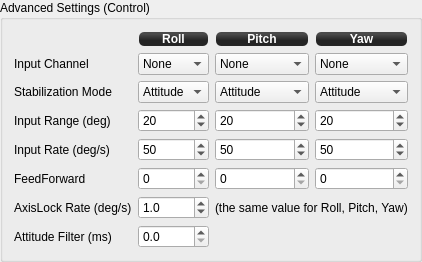
            <widget class="QGroupBox" name="groupBox">
             <property name="sizePolicy">
              <sizepolicy hsizetype="Preferred" vsizetype="Preferred">
               <horstretch>0</horstretch>
               <verstretch>0</verstretch>
              </sizepolicy>
             </property>
             <property name="minimumSize">
              <size>
               <width>0</width>
               <height>250</height>
              </size>
             </property>
             <property name="maximumSize">
              <size>
               <width>16777215</width>
               <height>16777215</height>
              </size>
             </property>
             <property name="title">
              <string>Advanced Settings (Control)</string>
             </property>
             <layout class="QGridLayout" name="gridLayout_8">
              <property name="verticalSpacing">
               <number>6</number>
              </property>
              <item row="0" column="3">
               <widget class="QLabel" name="label_32">
                <property name="minimumSize">
                 <size>
                  <width>0</width>
                  <height>16</height>
                 </size>
                </property>
                <property name="maximumSize">
                 <size>
                  <width>16777215</width>
                  <height>16</height>
                 </size>
                </property>
                <property name="styleSheet">
                 <string notr="true">background-color: qlineargradient(spread:reflect, x1:0.507, y1:0, x2:0.507, y2:0.772, stop:0.208955 rgba(74, 74, 74, 255), stop:0.78607 rgba(36, 36, 36, 255));
color: rgb(255, 255, 255);
border-radius: 5;
font: bold 12px;
margin:1px;</string>
                </property>
                <property name="text">
                 <string>Yaw</string>
                </property>
                <property name="alignment">
                 <set>Qt::AlignCenter</set>
                </property>
               </widget>
              </item>
              <item row="0" column="1">
               <widget class="QLabel" name="label_34">
                <property name="minimumSize">
                 <size>
                  <width>0</width>
                  <height>16</height>
                 </size>
                </property>
                <property name="maximumSize">
                 <size>
                  <width>16777215</width>
                  <height>16</height>
                 </size>
                </property>
                <property name="styleSheet">
                 <string notr="true">background-color: qlineargradient(spread:reflect, x1:0.507, y1:0, x2:0.507, y2:0.772, stop:0.208955 rgba(74, 74, 74, 255), stop:0.78607 rgba(36, 36, 36, 255));
color: rgb(255, 255, 255);
border-radius: 5;
font: bold 12px;
margin:1px;</string>
                </property>
                <property name="text">
                 <string>Roll</string>
                </property>
                <property name="alignment">
                 <set>Qt::AlignCenter</set>
                </property>
               </widget>
              </item>
              <item row="2" column="3">
               <widget class="QComboBox" name="yawStabilizationMode">
                <property name="focusPolicy">
                 <enum>Qt::StrongFocus</enum>
                </property>
                <property name="toolTip">
                 <string>Axis stabilization mode

Attitude: camera tracks level for the axis. Input controls the deflection.
AxisLock: camera remembers tracking attitude. Input controls the rate of deflection.</string>
                </property>
                <property name="objrelation" stdset="0">
                 <stringlist>
                  <string>objname:CameraStabSettings</string>
                  <string>fieldname:StabilizationMode</string>
                  <string>element:Yaw</string>
                  <string>buttongroup:1</string>
                 </stringlist>
                </property>
                <item>
                 <property name="text">
                  <string>Attitude</string>
                 </property>
                </item>
               </widget>
              </item>
              <item row="1" column="3">
               <widget class="QComboBox" name="yawInputChannel">
                <property name="focusPolicy">
                 <enum>Qt::StrongFocus</enum>
                </property>
                <property name="toolTip">
                 <string>Input channel to control camera yaw

Don't forget to map this channel using Input configuration tab.</string>
                </property>
                <property name="objrelation" stdset="0">
                 <stringlist>
                  <string>objname:CameraStabSettings</string>
                  <string>fieldname:Input</string>
                  <string>element:Yaw</string>
                  <string>buttongroup:1</string>
                 </stringlist>
                </property>
                <item>
                 <property name="text">
                  <string>None</string>
                 </property>
                </item>
               </widget>
              </item>
              <item row="1" column="0">
               <widget class="QLabel" name="label_35">
                <property name="toolTip">
                 <string>Which accessory channel to use as a camera input</string>
                </property>
                <property name="text">
                 <string>Input Channel</string>
                </property>
               </widget>
              </item>
              <item row="0" column="2">
               <widget class="QLabel" name="label_33">
                <property name="minimumSize">
                 <size>
                  <width>0</width>
                  <height>16</height>
                 </size>
                </property>
                <property name="maximumSize">
                 <size>
                  <width>16777215</width>
                  <height>16</height>
                 </size>
                </property>
                <property name="styleSheet">
                 <string notr="true">background-color: qlineargradient(spread:reflect, x1:0.507, y1:0, x2:0.507, y2:0.772, stop:0.208955 rgba(74, 74, 74, 255), stop:0.78607 rgba(36, 36, 36, 255));
color: rgb(255, 255, 255);
border-radius: 5;
font: bold 12px;
margin:1px;</string>
                </property>
                <property name="text">
                 <string>Pitch</string>
                </property>
                <property name="alignment">
                 <set>Qt::AlignCenter</set>
                </property>
               </widget>
              </item>
              <item row="1" column="1">
               <widget class="QComboBox" name="rollInputChannel">
                <property name="focusPolicy">
                 <enum>Qt::StrongFocus</enum>
                </property>
                <property name="toolTip">
                 <string>Input channel to control camera roll

Don't forget to map this channel using Input configuration tab.</string>
                </property>
                <property name="objrelation" stdset="0">
                 <stringlist>
                  <string>objname:CameraStabSettings</string>
                  <string>fieldname:Input</string>
                  <string>element:Roll</string>
                  <string>buttongroup:1</string>
                 </stringlist>
                </property>
                <item>
                 <property name="text">
                  <string>None</string>
                 </property>
                </item>
               </widget>
              </item>
              <item row="1" column="2">
               <widget class="QComboBox" name="pitchInputChannel">
                <property name="focusPolicy">
                 <enum>Qt::StrongFocus</enum>
                </property>
                <property name="toolTip">
                 <string>Input channel to control camera pitch

Don't forget to map this channel using Input configuration tab.</string>
                </property>
                <property name="objrelation" stdset="0">
                 <stringlist>
                  <string>objname:CameraStabSettings</string>
                  <string>fieldname:Input</string>
                  <string>element:Pitch</string>
                  <string>buttongroup:1</string>
                 </stringlist>
                </property>
                <item>
                 <property name="text">
                  <string>None</string>
                 </property>
                </item>
               </widget>
              </item>
              <item row="3" column="3">
               <widget class="QSpinBox" name="yawInputRange">
                <property name="focusPolicy">
                 <enum>Qt::StrongFocus</enum>
                </property>
                <property name="toolTip">
                 <string>Maximum camera yaw deflection for 100% input in Attitude mode, deg.</string>
                </property>
                <property name="maximum">
                 <number>180</number>
                </property>
                <property name="value">
                 <number>20</number>
                </property>
                <property name="objrelation" stdset="0">
                 <stringlist>
                  <string>objname:CameraStabSettings</string>
                  <string>fieldname:InputRange</string>
                  <string>element:Yaw</string>
                  <string>haslimits:no</string>
                  <string>scale:1</string>
                  <string>buttongroup:1</string>
                 </stringlist>
                </property>
               </widget>
              </item>
              <item row="4" column="3">
               <widget class="QSpinBox" name="yawInputRate">
                <property name="focusPolicy">
                 <enum>Qt::StrongFocus</enum>
                </property>
                <property name="toolTip">
                 <string>Maximum camera yaw rate for 100% input in AxisLock mode, deg/s.</string>
                </property>
                <property name="maximum">
                 <number>180</number>
                </property>
                <property name="value">
                 <number>50</number>
                </property>
                <property name="objrelation" stdset="0">
                 <stringlist>
                  <string>objname:CameraStabSettings</string>
                  <string>fieldname:InputRate</string>
                  <string>element:Yaw</string>
                  <string>haslimits:no</string>
                  <string>scale:1</string>
                  <string>buttongroup:1</string>
                 </stringlist>
                </property>
               </widget>
              </item>
              <item row="5" column="3">
               <widget class="QSpinBox" name="yawResponseTime">
                <property name="focusPolicy">
                 <enum>Qt::StrongFocus</enum>
                </property>
                <property name="toolTip">
                 <string>Input low-pass filter response time for yaw axis, ms.

This option smoothes the stick input. Zero value disables LPF.</string>
                </property>
                <property name="maximum">
                 <number>1000</number>
                </property>
                <property name="value">
                 <number>0</number>
                </property>
                <property name="objrelation" stdset="0">
                 <stringlist>
                  <string>objname:CameraStabSettings</string>
                  <string>fieldname:FeedForward</string>
                  <string>element:Yaw</string>
                  <string>haslimits:no</string>
                  <string>scale:1</string>
                  <string>buttongroup:1</string>
                 </stringlist>
                </property>
               </widget>
              </item>
              <item row="2" column="2">
               <widget class="QComboBox" name="pitchStabilizationMode">
                <property name="focusPolicy">
                 <enum>Qt::StrongFocus</enum>
                </property>
                <property name="toolTip">
                 <string>Axis stabilization mode

Attitude: camera tracks level for the axis. Input controls the deflection.
AxisLock: camera remembers tracking attitude. Input controls the rate of deflection.</string>
                </property>
                <property name="objrelation" stdset="0">
                 <stringlist>
                  <string>objname:CameraStabSettings</string>
                  <string>fieldname:StabilizationMode</string>
                  <string>element:Pitch</string>
                  <string>buttongroup:1</string>
                 </stringlist>
                </property>
                <item>
                 <property name="text">
                  <string>Attitude</string>
                 </property>
                </item>
               </widget>
              </item>
              <item row="3" column="2">
               <widget class="QSpinBox" name="pitchInputRange">
                <property name="focusPolicy">
                 <enum>Qt::StrongFocus</enum>
                </property>
                <property name="toolTip">
                 <string>Maximum camera pitch deflection for 100% input in Attitude mode, deg.</string>
                </property>
                <property name="maximum">
                 <number>180</number>
                </property>
                <property name="value">
                 <number>20</number>
                </property>
                <property name="objrelation" stdset="0">
                 <stringlist>
                  <string>objname:CameraStabSettings</string>
                  <string>fieldname:InputRange</string>
                  <string>element:Pitch</string>
                  <string>haslimits:no</string>
                  <string>scale:1</string>
                  <string>buttongroup:1</string>
                 </stringlist>
                </property>
               </widget>
              </item>
              <item row="4" column="2">
               <widget class="QSpinBox" name="pitchInputRate">
                <property name="focusPolicy">
                 <enum>Qt::StrongFocus</enum>
                </property>
                <property name="toolTip">
                 <string>Maximum camera pitch rate for 100% input in AxisLock mode, deg/s.</string>
                </property>
                <property name="maximum">
                 <number>180</number>
                </property>
                <property name="value">
                 <number>50</number>
                </property>
                <property name="objrelation" stdset="0">
                 <stringlist>
                  <string>objname:CameraStabSettings</string>
                  <string>fieldname:InputRate</string>
                  <string>element:Pitch</string>
                  <string>haslimits:no</string>
                  <string>scale:1</string>
                  <string>buttongroup:1</string>
                 </stringlist>
                </property>
               </widget>
              </item>
              <item row="5" column="2">
               <widget class="QSpinBox" name="pitchResponseTime">
                <property name="focusPolicy">
                 <enum>Qt::StrongFocus</enum>
                </property>
                <property name="toolTip">
                 <string>Input low-pass filter response time for pitch axis, ms.

This option smoothes the stick input. Zero value disables LPF.</string>
                </property>
                <property name="maximum">
                 <number>1000</number>
                </property>
                <property name="value">
                 <number>0</number>
                </property>
                <property name="objrelation" stdset="0">
                 <stringlist>
                  <string>objname:CameraStabSettings</string>
                  <string>fieldname:FeedForward</string>
                  <string>element:Pitch</string>
                  <string>haslimits:no</string>
                  <string>scale:1</string>
                  <string>buttongroup:1</string>
                 </stringlist>
                </property>
               </widget>
              </item>
              <item row="2" column="1">
               <widget class="QComboBox" name="rollStabilizationMode">
                <property name="focusPolicy">
                 <enum>Qt::StrongFocus</enum>
                </property>
                <property name="toolTip">
                 <string>Axis stabilization mode

Attitude: camera tracks level for the axis. Input controls the deflection.
AxisLock: camera remembers tracking attitude. Input controls the rate of deflection.</string>
                </property>
                <property name="objrelation" stdset="0">
                 <stringlist>
                  <string>objname:CameraStabSettings</string>
                  <string>fieldname:StabilizationMode</string>
                  <string>element:Roll</string>
                  <string>buttongroup:1</string>
                 </stringlist>
                </property>
                <item>
                 <property name="text">
                  <string>Attitude</string>
                 </property>
                </item>
               </widget>
              </item>
              <item row="3" column="1">
               <widget class="QSpinBox" name="rollInputRange">
                <property name="focusPolicy">
                 <enum>Qt::StrongFocus</enum>
                </property>
                <property name="toolTip">
                 <string>Maximum camera roll deflection for 100% input in Attitude mode, deg.</string>
                </property>
                <property name="maximum">
                 <number>180</number>
                </property>
                <property name="value">
                 <number>20</number>
                </property>
                <property name="objrelation" stdset="0">
                 <stringlist>
                  <string>objname:CameraStabSettings</string>
                  <string>fieldname:InputRange</string>
                  <string>element:Roll</string>
                  <string>haslimits:no</string>
                  <string>scale:1</string>
                  <string>buttongroup:1</string>
                 </stringlist>
                </property>
               </widget>
              </item>
              <item row="6" column="0">
               <widget class="QLabel" name="label_36">
                <property name="toolTip">
                 <string>A stick input greater than this will cause the camera to track at that rate.  Less than this will cause it to try and track a setpoint.</string>
                </property>
                <property name="text">
                 <string>AxisLock Rate (deg/s)</string>
                </property>
               </widget>
              </item>
              <item row="4" column="1">
               <widget class="QSpinBox" name="rollInputRate">
                <property name="focusPolicy">
                 <enum>Qt::StrongFocus</enum>
                </property>
                <property name="toolTip">
                 <string>Maximum camera roll rate for 100% input in AxisLock mode, deg/s.</string>
                </property>
                <property name="maximum">
                 <number>180</number>
                </property>
                <property name="value">
                 <number>50</number>
                </property>
                <property name="objrelation" stdset="0">
                 <stringlist>
                  <string>objname:CameraStabSettings</string>
                  <string>fieldname:InputRate</string>
                  <string>element:Roll</string>
                  <string>haslimits:no</string>
                  <string>scale:1</string>
                  <string>buttongroup:1</string>
                 </stringlist>
                </property>
               </widget>
              </item>
              <item row="5" column="0">
               <widget class="QLabel" name="label_37">
                <property name="toolTip">
                 <string>This setting causes small changes to over-drive the servo to make it respond more quickly.  If set too high you will see overcompensation for small changes.</string>
                </property>
                <property name="text">
                 <string>FeedForward</string>
                </property>
               </widget>
              </item>
              <item row="5" column="1">
               <widget class="QSpinBox" name="rollFeedforward">
                <property name="focusPolicy">
                 <enum>Qt::StrongFocus</enum>
                </property>
                <property name="toolTip">
                 <string>Input low-pass filter response time for roll axis, ms.

This option smoothes the stick input. Zero value disables LPF.</string>
                </property>
                <property name="maximum">
                 <number>1000</number>
                </property>
                <property name="value">
                 <number>0</number>
                </property>
                <property name="objrelation" stdset="0">
                 <stringlist>
                  <string>objname:CameraStabSettings</string>
                  <string>fieldname:FeedForward</string>
                  <string>element:Roll</string>
                  <string>haslimits:no</string>
                  <string>scale:1</string>
                  <string>buttongroup:1</string>
                 </stringlist>
                </property>
               </widget>
              </item>
              <item row="4" column="0">
               <widget class="QLabel" name="label_38">
                <property name="toolTip">
                 <string>The maximum rate to move the camera from inputs.</string>
                </property>
                <property name="text">
                 <string>Input Rate (deg/s)</string>
                </property>
               </widget>
              </item>
              <item row="2" column="0">
               <widget class="QLabel" name="label_40">
                <property name="toolTip">
                 <string>Attitude mode means the stick specifies a direction.  Axis lock means the stick specifies a rate to track with the camera.</string>
                </property>
                <property name="text">
                 <string>Stabilization Mode</string>
                </property>
               </widget>
              </item>
              <item row="6" column="2" colspan="2">
               <widget class="QLabel" name="label_41">
                <property name="text">
                 <string>(the same value for Roll, Pitch, Yaw)</string>
                </property>
               </widget>
              </item>
              <item row="3" column="0">
               <widget class="QLabel" name="label_39">
                <property name="toolTip">
                 <string>The maximum angle to move the camera due to inputs.</string>
                </property>
                <property name="text">
                 <string>Input Range (deg)</string>
                </property>
               </widget>
              </item>
              <item row="6" column="1">
               <widget class="QDoubleSpinBox" name="MaxAxisLockRate">
                <property name="focusPolicy">
                 <enum>Qt::StrongFocus</enum>
                </property>
                <property name="toolTip">
                 <string>Stick input deadband for all axes in AxisLock mode, deg/s.

When stick input is within the MaxAxisLockRate range, camera tracks
current attitude. Otherwise it starts moving according to input with
rate depending on input value.

If you have drift in your Tx controls, you may want to increase this
value.</string>
                </property>
                <property name="decimals">
                 <number>1</number>
                </property>
                <property name="singleStep">
                 <double>0.100000000000000</double>
                </property>
                <property name="value">
                 <double>1.000000000000000</double>
                </property>
                <property name="objrelation" stdset="0">
                 <stringlist>
                  <string>objname:CameraStabSettings</string>
                  <string>fieldname:MaxAxisLockRate</string>
                  <string>haslimits:no</string>
                  <string>scale:1</string>
                  <string>buttongroup:1</string>
                 </stringlist>
                </property>
               </widget>
              </item>
              <item row="7" column="0">
               <widget class="QLabel" name="label">
                <property name="text">
                 <string>Attitude Filter (ms)</string>
                </property>
               </widget>
              </item>
              <item row="7" column="1">
               <widget class="QDoubleSpinBox" name="AttitudeFilter">
                <property name="focusPolicy">
                 <enum>Qt::StrongFocus</enum>
                </property>
                <property name="toolTip">
                 <string>Stick input deadband for all axes in AxisLock mode, deg/s.

When stick input is within the MaxAxisLockRate range, camera tracks
current attitude. Otherwise it starts moving according to input with
rate depending on input value.

If you have drift in your Tx controls, you may want to increase this
value.</string>
                </property>
                <property name="decimals">
                 <number>1</number>
                </property>
                <property name="singleStep">
                 <double>0.100000000000000</double>
                </property>
                <property name="value">
                 <double>0.000000000000000</double>
                </property>
                <property name="objrelation" stdset="0">
                 <stringlist>
                  <string>objname:CameraStabSettings</string>
                  <string>fieldname:AttitudeFilter</string>
                  <string>haslimits:no</string>
                  <string>scale:1</string>
                  <string>buttongroup:1</string>
                 </stringlist>
                </property>
               </widget>
              </item>
             </layout>
            </widget>
